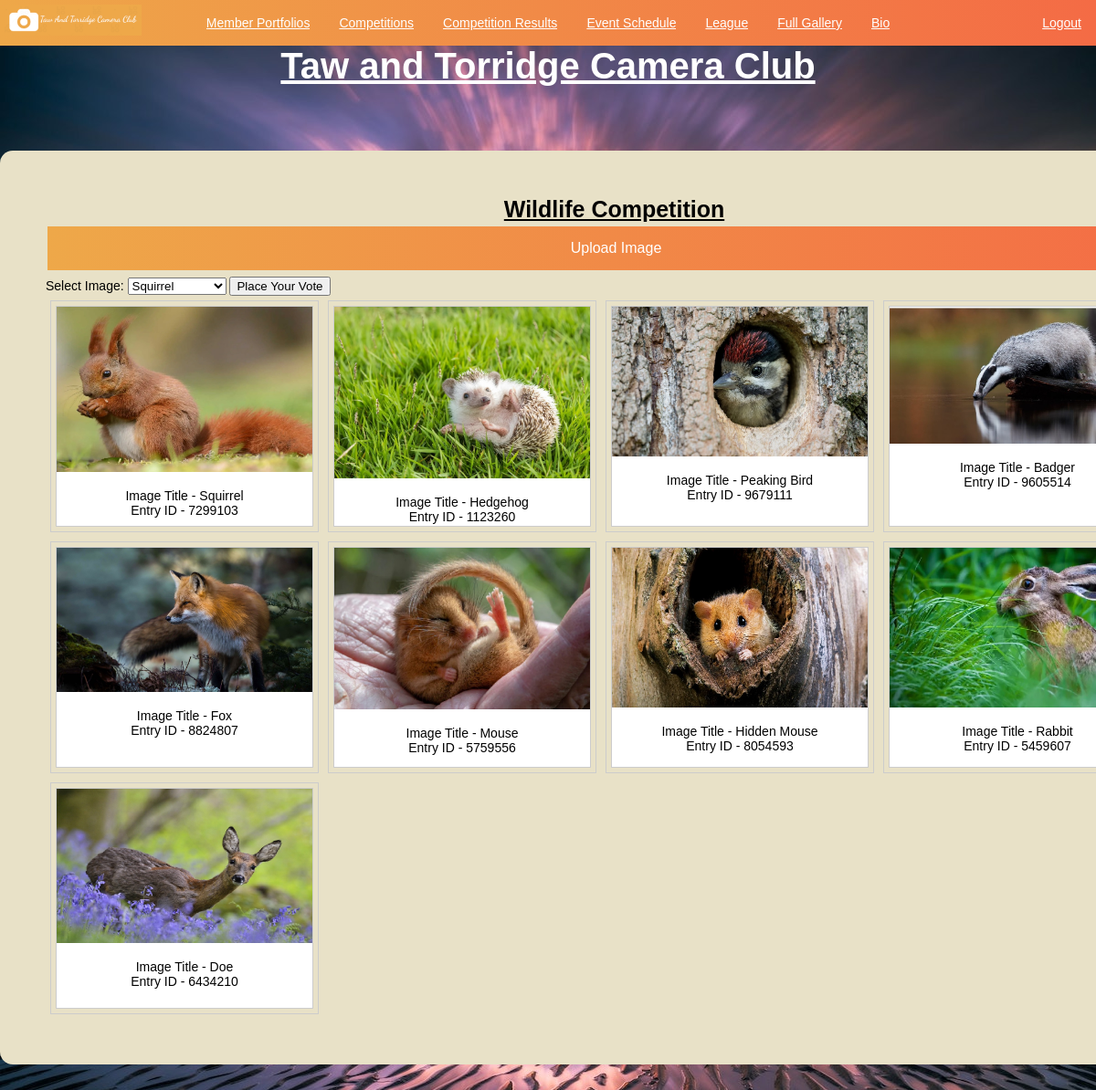
Screenshot of /comp_3.php (signed in) with the database file from the repository.
### tables this page shows
CREATE TABLE `tbl_images` (
  `fld_image_id` int(10) NOT NULL,
  `fld_image_title` varchar(50) NOT NULL,
  `fld_image_path` varchar(250) NOT NULL,
  `fld_image_votes` int(3) NOT NULL,
  `fld_image_points` int(2) NOT NULL,
  `fld_entry_id` int(10) NOT NULL,
  `fld_member_id` int(10) NOT NULL,
  `fld_competition_id` int(10) NOT NULL
);

### comp_3.php (the view, shortened to what this page needs)
<?php
    require_once 'config/conn.php';
    require_once 'functions.php';
$varCompId = "4";
?>
<!DOCTYPE html>
<html lang="en">
    <head>
        <link href="css/new_style.css" rel="stylesheet">
    </head>
    <body>
        <h1>Taw and Torridge Camera Club</h1>
        <div class="main">
        <h3>Wildlife Competition</h3>
            <a href="upload.php" class="comppage_upload_button">Upload Image</a>
            <form action="vote_process.php" method="POST">
                <label for="comp_vote">Select Image:</label>
                    <select id="comp_vote" name="comp_vote">
                        <?php $sql = "SELECT * FROM `taw_and_torridge_cam_club_db`.`tbl_images` WHERE `fld_competition_id` LIKE '".$varCompId."'";
                        $result = mysqli_query($conn, $sql);
                        if ($result && mysqli_num_rows($result) > 0)
                        {
                            while ($rows = $result->fetch_assoc())
                            { ?>
                                <option value="<?php echo $rows['fld_image_id'];?>"><?php echo $rows['fld_image_title'];?></option>
                        <?php
                            }
                        }
                        ?>
                    </select>
                <input type="submit" name="submit" value="Place Your Vote">
            </form>
            <?php
                $sql = "SELECT * FROM `taw_and_torridge_cam_club_db`.`tbl_images` WHERE `fld_competition_id` LIKE '".$varCompId."'";
                $result = mysqli_query($conn, $sql);
                if ($result && mysqli_num_rows($result) > 0) {
                    while ($rows = $result->fetch_assoc()) { ?>
                        <div class="gallery">
                            <div class="gallery">
                                <div class="card" style="width: 280px; height: 240px;">
                                    <img src="<?php echo $rows['fld_image_path']; ?>" alt="" width="600" height="600">
                                    <div class="card-body">
                                        <div class="desc"><?php
                                            echo "Image Title - ";
                                            echo $rows['fld_image_title'];
                                            echo "<br>";
                                            echo "Entry ID - ";
                                            echo $rows['fld_entry_id']; ?>
                                        </div>
                                    </div>
                                </div>
                            </div>
                        </div>
            <?php
                }
            }
            ?>
        </div>
    </body>
</html>

### css/new_style.css (style rules this page uses)
* { font-family: Arial, Helvetica, sans-serif; box-sizing: border-box; margin: 0; overflow: scroll; }
body { font-family: Arial, Helvetica, sans-serif; font-size: 14px; color: rgb(0, 0, 0); background-image: url("sand.png"); background-color: #f0f0f2; width: 100%; height: 100%; background-size: cover; content: ""; position: fixed; left: 0; right: 0; top: 0; bottom: 0; z-index: -1; display: block; }
div.main { width: 1345px; height: auto; margin: 5em auto; padding: 50px; background-color: #E8E1C7; border-radius: 1em; }
h1 { font-size:40px; font-weight:bold; Text-decoration: underline; text-align: center; color: white; font-family:Arial, Helvetica, sans-serif; }
h3 { font-size:25px; font-weight:bold; Text-decoration: underline; text-align: center; color:rgb(0, 0, 0); font-family:Arial, Helvetica, sans-serif; }
.comppage_upload_button { background: linear-gradient(to left, #f46b45, #eea849); border: none; color: white; padding: 15px 32px; text-align: center; text-decoration: none; display: inline-block; font-size: 16px; margin: 4px 2px; cursor: pointer; width: 100%; }
div.gallery { margin: 5px; border: 1px solid #ccc; float: left; }
div.gallery img { width: 100%; height: auto; }
div.desc { padding: 15px; text-align: center; }
div.card { background: white; }

### rows the page displays
tbl_images: fld_image_path (picture), fld_image_title "Squirrel", fld_entry "7299103"
tbl_images: fld_image_path (picture), fld_image_title "Hedgehog", fld_entry "1123260"
tbl_images: fld_image_path (picture), fld_image_title "Peaking Bird", fld_entry "9679111"
tbl_images: fld_image_path (picture), fld_image_title "Badger", fld_entry "9605514"
tbl_images: fld_image_path (picture), fld_image_title "Fox", fld_entry "8824807"
tbl_images: fld_image_path (picture), fld_image_title "Mouse", fld_entry "5759556"
tbl_images: fld_image_path (picture), fld_image_title "Hidden Mouse", fld_entry "8054593"
tbl_images: fld_image_path (picture), fld_image_title "Rabbit", fld_entry "5459607"
tbl_images: fld_image_path (picture), fld_image_title "Doe", fld_entry "6434210"

### other values shown
form field comp_vote "Squirrel"
